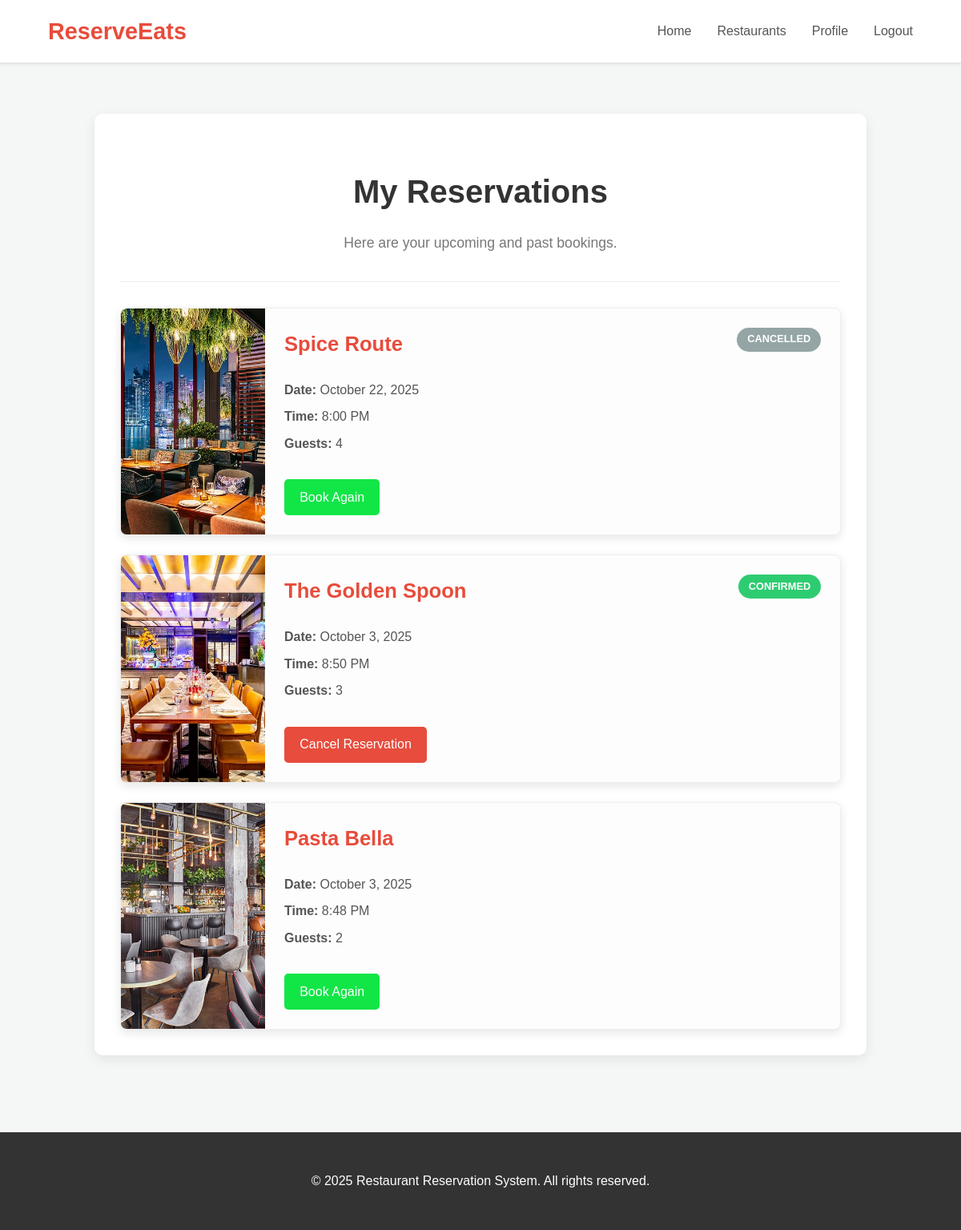
/user/profile.php (signed in), run on the app's committed database.
### tables this page shows
CREATE TABLE `reservations` (
  `id` int(11) NOT NULL,
  `user_id` int(11) NOT NULL,
  `restaurant_id` int(11) NOT NULL,
  `reservation_time` datetime NOT NULL,
  `party_size` int(11) NOT NULL,
  `status` enum('confirmed','cancelled','pending') DEFAULT 'pending',
  `payment_status` varchar(50) NOT NULL DEFAULT 'not_required',
  `stripe_payment_intent_id` varchar(255) DEFAULT NULL,
  `created_at` datetime DEFAULT current_timestamp()
);

CREATE TABLE `restaurants` (
  `id` int(11) NOT NULL,
  `name` varchar(100) NOT NULL,
  `description` text NOT NULL,
  `address` varchar(255) NOT NULL,
  `cuisine` varchar(100) NOT NULL,
  `opening_time` time NOT NULL,
  `closing_time` time NOT NULL,
  `image_url` varchar(255) DEFAULT 'assets/default-restaurant.jpg',
  `deposit_amount` decimal(10,2) NOT NULL DEFAULT 0.00
);

### user/profile.php (the view, shortened to what this page needs)
<?php
$user_id = $_SESSION['user_id'];
?>
<?php include '../includes/header.php'; ?>
<div class="profile-container">
    <div class="profile-header">
        <h2>My Reservations</h2>
        <p>Here are your upcoming and past bookings.</p>
    </div>
    <div class="reservation-list">
        <?php
        $sql = "SELECT
                    r.id,
                    r.reservation_time,
                    r.party_size,
                    r.status,
                    rest.name AS restaurant_name,
                    rest.image_url AS restaurant_image
                FROM
                    reservations r
                JOIN
                    restaurants rest ON r.restaurant_id = rest.id
                WHERE
                    r.user_id = $user_id
                ORDER BY
                    r.reservation_time DESC";
        $result = $conn->query($sql);
        if ($result->num_rows > 0) {
            while ($row = $result->fetch_assoc()) {
                $status_class = strtolower($row['status']);
        ?>
                <div class="reservation-card">
                    <div class="card-image">
                        <img src="/restaurant-reservation-system/assets/images/<?php echo htmlspecialchars($row['restaurant_image']); ?>" alt="<?php echo htmlspecialchars($row['restaurant_name']); ?>">
                    </div>
                    <div class="card-content">
                        <div class="card-header">
                            <h3><?php echo htmlspecialchars($row['restaurant_name']); ?></h3>
                            <span class="card-status status-<?php echo $status_class; ?>">
                                <?php echo ucfirst($row['status']); ?>
                            </span>
                        </div>
                        <div class="card-body">
                            <p><strong>Date:</strong> <?php echo date('F j, Y', strtotime($row['reservation_time'])); ?></p>
                            <p><strong>Time:</strong> <?php echo date('g:i A', strtotime($row['reservation_time'])); ?></p>
                            <p><strong>Guests:</strong> <?php echo $row['party_size']; ?></p>
                        </div>
                        <div class="card-actions">
                            <?php if ($status_class == 'pending' || $status_class == 'confirmed') : ?>
                                <a href="../cancel_reservation.php?id=<?php echo $row['id']; ?>" class="btn-cancel">Cancel Reservation</a>
                            <?php else: ?>
                                <a href="../reservation.php?id=<?php echo $row['id']; ?>" class="btn-book">Book Again</a>
                            <?php endif; ?>
                        </div>
                    </div>
                </div>
        <?php
            }
        } else {
            echo "<div class='no-reservations'><p>You have no reservations yet. <a href='/restaurant-reservation-system/restaurants.php'>Find a restaurant</a> to book!</p></div>";
        }
        ?>
    </div>
</div>
<?php include '../includes/footer.php'; ?>

### includes/header.php (shortened to what this page needs)
<!DOCTYPE html>
<html lang="en">
<head>
    <link rel="stylesheet" href="/restaurant-reservation-system/assets/css/style.css">
</head>
<body>
    <header>
        <nav>
            <a href="/restaurant-reservation-system/index.php" class="logo">ReserveEats</a>
            <ul>
                <li><a href="/restaurant-reservation-system/index.php">Home</a></li>
                <li><a href="/restaurant-reservation-system/restaurants.php">Restaurants</a></li>
                <?php if (isset($_SESSION['user_id'])): ?>
                    <li><a href="/restaurant-reservation-system/user/profile.php">Profile</a></li>
                    <li><a href="/restaurant-reservation-system/user/logout.php">Logout</a></li>
                <?php else: ?>
                    <li><a href="/restaurant-reservation-system/user/login.php">Login</a></li>
                    <li><a href="/restaurant-reservation-system/user/register.php">Register</a></li>
                <?php endif; ?>
            </ul>
        </nav>
    </header>
    <main>

### includes/footer.php
    </main>
    <footer>
        <p>&copy; 2025 Restaurant Reservation System. All rights reserved.</p>
    </footer>
</body>
</html>

### assets/css/style.css (style rules this page uses)
body { font-family: 'Poppins', sans-serif; margin: 0; background-color: #f4f7f6; color: #333; line-height: 1.6; display: flex; flex-direction: column; min-height: 100vh; }
header { background-color: #ffffff; box-shadow: 0 2px 4px rgba(0,0,0,0.1); padding: 1rem 5%; position: sticky; top: 0; z-index: 1000; }
nav { display: flex; justify-content: space-between; align-items: center; }
nav .logo { font-size: 1.8rem; font-weight: 700; color: #e74c3c; text-decoration: none; }
nav ul { list-style: none; margin: 0; padding: 0; display: flex; gap: 2rem; }
nav ul li a { text-decoration: none; color: #555; font-weight: 500; transition: color 0.3s ease; }
main { padding: 2rem 5%; flex: 1; }
footer { text-align: center; padding: 2rem; background-color: #333; color: #fff; margin-top: 2rem; }
.profile-container { max-width: 900px; margin: 2rem auto; padding: 2rem; background-color: #fff; border-radius: 10px; box-shadow: 0 5px 15px rgba(0,0,0,0.08); }
.profile-header { text-align: center; margin-bottom: 2rem; padding-bottom: 1rem; border-bottom: 1px solid #eee; }
.profile-header h2 { font-size: 2.5rem; color: #333; margin-bottom: 0.5rem; }
.profile-header p { color: #777; font-size: 1.1rem; }
.reservation-list { display: flex; flex-direction: column; gap: 1.5rem; }
.reservation-card { display: flex; background: #fdfdfd; border-radius: 8px; box-shadow: 0 4px 12px rgba(0,0,0,0.1); overflow: hidden; transition: transform 0.3s ease, box-shadow 0.3s ease; border: 1px solid #eee; }
.card-image { flex-shrink: 0; }
.card-image img { width: 180px; height: 100%; object-fit: cover; }
.card-content { padding: 1.5rem; display: flex; flex-direction: column; width: 100%; }
.card-header { display: flex; justify-content: space-between; align-items: flex-start; margin-bottom: 1rem; }
.card-header h3 { margin: 0; font-size: 1.6rem; color: #e74c3c; }
.card-status { padding: 0.3rem 0.8rem; border-radius: 20px; font-size: 0.8rem; font-weight: 700; color: #fff; text-transform: uppercase; }
.status-confirmed { background-color: #2ecc71; }
.status-cancelled { background-color: #95a5a6; }
.card-body { flex-grow: 1; color: #555; margin-bottom: 1.5rem; }
.card-body p { margin: 0.5rem 0; }
.card-actions { margin-top: auto; }
.btn-cancel { display: inline-block; background-color: #e74c3c; color: #fff; padding: 0.6rem 1.2rem; border-radius: 5px; text-decoration: none; font-weight: 500; transition: background-color 0.3s ease, transform 0.2s ease; }
.btn-book { display: inline-block; background-color: #12e647; color: #fff; padding: 0.6rem 1.2rem; border-radius: 5px; text-decoration: none; font-weight: 500; transition: background-color 0.3s ease, transform 0.2s ease; }

### data on the page
reservations: restaurant.image_url (picture), restaurant.name "Spice Route", status "CANCELLED", reservation_time "October 22, 2025", reservation_time "8:00 PM", party_size "4"
reservations: restaurant.image_url (picture), restaurant.name "The Golden Spoon", status "CONFIRMED", reservation_time "October 3, 2025", reservation_time "8:50 PM", party_size "3"
reservations: restaurant.image_url (picture), restaurant.name "Pasta Bella", reservation_time "October 3, 2025", reservation_time "8:48 PM", party_size "2"
